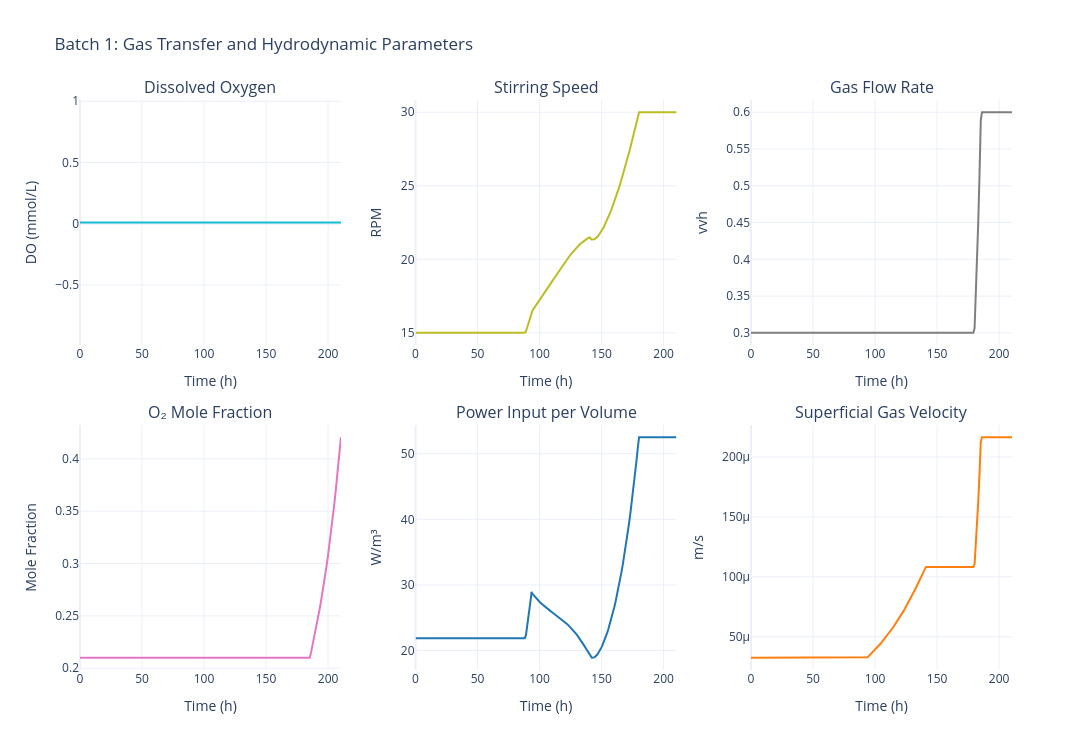

The cell this chart's notebook holds for it:
### Code cell
sim.data.plot_gas_transfer()

### Figure 1 — Plotly figure (JSON) as saved in the notebook; plotly's stock layout.template omitted (floating-point values rounded to 4 significant figures; data arrays with more than 128 entries replaced by an {"elided": "..."} marker saying what was removed)
{"data": [{"hovertemplate": "Time: %{x:.1f} h<br>DO: %{y:.3f} mmol/L<extra></extra>", "line": {"color": "#17becf", "width": 2}, "mode": "lines", "name": "Dissolved O₂", "type": "scatter", "x": {"elided": "293 float values"}, "xaxis": "x", "y": {"elided": "293 float values"}, "yaxis": "y"}, {"hovertemplate": "Time: %{x:.1f} h<br>N: %{y:.1f} rpm<extra></extra>", "line": {"color": "#bcbd22", "width": 2}, "mode": "lines", "name": "Stirring Speed", "type": "scatter", "x": {"elided": "293 float values"}, "xaxis": "x2", "y": {"elided": "293 float values"}, "yaxis": "y2"}, {"hovertemplate": "Time: %{x:.1f} h<br>Fg: %{y:.3f} vvh<extra></extra>", "line": {"color": "#7f7f7f", "width": 2}, "mode": "lines", "name": "Gas Flow Rate", "type": "scatter", "x": {"elided": "293 float values"}, "xaxis": "x3", "y": {"elided": "293 float values"}, "yaxis": "y3"}, {"hovertemplate": "Time: %{x:.1f} h<br>y_O₂: %{y:.3f}<extra></extra>", "line": {"color": "#e377c2", "width": 2}, "mode": "lines", "name": "y_O₂", "type": "scatter", "x": {"elided": "293 float values"}, "xaxis": "x4", "y": {"elided": "293 float values"}, "yaxis": "y4"}, {"hovertemplate": "Time: %{x:.1f} h<br>P/V: %{y:.2f} W/m³<extra></extra>", "line": {"color": "#1f77b4", "width": 2}, "mode": "lines", "name": "P/V", "type": "scatter", "x": {"elided": "293 float values"}, "xaxis": "x5", "y": {"elided": "293 float values"}, "yaxis": "y5"}, {"hovertemplate": "Time: %{x:.1f} h<br>vₛ: %{y:.5f} m/s<extra></extra>", "line": {"color": "#ff7f0e", "width": 2}, "mode": "lines", "name": "vₛ", "type": "scatter", "x": {"elided": "293 float values"}, "xaxis": "x6", "y": {"elided": "293 float values"}, "yaxis": "y6"}], "layout": {"annotations": [{"font": {"size": 16}, "showarrow": false, "text": "Dissolved Oxygen", "x": 0.14, "xanchor": "center", "xref": "paper", "y": 1, "yanchor": "bottom", "yref": "paper"}, {"font": {"size": 16}, "showarrow": false, "text": "Stirring Speed", "x": 0.5, "xanchor": "center", "xref": "paper", "y": 1, "yanchor": "bottom", "yref": "paper"}, {"font": {"size": 16}, "showarrow": false, "text": "Gas Flow Rate", "x": 0.86, "xanchor": "center", "xref": "paper", "y": 1, "yanchor": "bottom", "yref": "paper"}, {"font": {"size": 16}, "showarrow": false, "text": "O₂ Mole Fraction", "x": 0.14, "xanchor": "center", "xref": "paper", "y": 0.43, "yanchor": "bottom", "yref": "paper"}, {"font": {"size": 16}, "showarrow": false, "text": "Power Input per Volume", "x": 0.5, "xanchor": "center", "xref": "paper", "y": 0.43, "yanchor": "bottom", "yref": "paper"}, {"font": {"size": 16}, "showarrow": false, "text": "Superficial Gas Velocity", "x": 0.86, "xanchor": "center", "xref": "paper", "y": 0.43, "yanchor": "bottom", "yref": "paper"}], "font": {"size": 12}, "height": 750, "showlegend": false, "title": {"text": "Batch 1: Gas Transfer and Hydrodynamic Parameters"}, "width": 1400, "xaxis": {"anchor": "y", "domain": [0, 0.28], "title": {"text": "Time (h)"}}, "xaxis2": {"anchor": "y2", "domain": [0.36, 0.64], "title": {"text": "Time (h)"}}, "xaxis3": {"anchor": "y3", "domain": [0.72, 1], "title": {"text": "Time (h)"}}, "xaxis4": {"anchor": "y4", "domain": [0, 0.28], "title": {"text": "Time (h)"}}, "xaxis5": {"anchor": "y5", "domain": [0.36, 0.64], "title": {"text": "Time (h)"}}, "xaxis6": {"anchor": "y6", "domain": [0.72, 1], "title": {"text": "Time (h)"}}, "yaxis": {"anchor": "x", "domain": [0.57, 1], "title": {"text": "DO (mmol/L)"}}, "yaxis2": {"anchor": "x2", "domain": [0.57, 1], "title": {"text": "RPM"}}, "yaxis3": {"anchor": "x3", "domain": [0.57, 1], "title": {"text": "vvh"}}, "yaxis4": {"anchor": "x4", "domain": [0, 0.43], "title": {"text": "Mole Fraction"}}, "yaxis5": {"anchor": "x5", "domain": [0, 0.43], "title": {"text": "W/m³"}}, "yaxis6": {"anchor": "x6", "domain": [0, 0.43], "title": {"text": "m/s"}}}}
